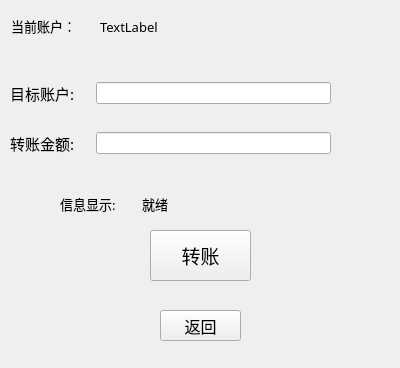
<?xml version="1.0" encoding="UTF-8"?>
<ui version="4.0">
 <class>Transfer</class>
 <widget class="QWidget" name="Transfer">
  <property name="geometry">
   <rect>
    <x>0</x>
    <y>0</y>
    <width>400</width>
    <height>368</height>
   </rect>
  </property>
  <property name="windowTitle">
   <string>Form</string>
  </property>
  <widget class="QLabel" name="label">
   <property name="geometry">
    <rect>
     <x>11</x>
     <y>10</y>
     <width>85</width>
     <height>31</height>
    </rect>
   </property>
   <property name="font">
    <font>
     <family>微软雅黑</family>
     <pointsize>10</pointsize>
    </font>
   </property>
   <property name="text">
    <string>当前账户：</string>
   </property>
  </widget>
  <widget class="QLabel" name="label_2">
   <property name="geometry">
    <rect>
     <x>100</x>
     <y>11</y>
     <width>291</width>
     <height>31</height>
    </rect>
   </property>
   <property name="font">
    <font>
     <family>微软雅黑</family>
     <pointsize>10</pointsize>
    </font>
   </property>
   <property name="text">
    <string>TextLabel</string>
   </property>
  </widget>
  <widget class="QPushButton" name="pushButton">
   <property name="geometry">
    <rect>
     <x>150</x>
     <y>230</y>
     <width>101</width>
     <height>51</height>
    </rect>
   </property>
   <property name="font">
    <font>
     <family>微软雅黑</family>
     <pointsize>14</pointsize>
    </font>
   </property>
   <property name="text">
    <string>转账</string>
   </property>
  </widget>
  <widget class="QPushButton" name="pushButton_2">
   <property name="geometry">
    <rect>
     <x>160</x>
     <y>310</y>
     <width>81</width>
     <height>31</height>
    </rect>
   </property>
   <property name="font">
    <font>
     <family>微软雅黑</family>
     <pointsize>12</pointsize>
    </font>
   </property>
   <property name="text">
    <string>返回</string>
   </property>
  </widget>
  <widget class="QWidget" name="">
   <property name="geometry">
    <rect>
     <x>10</x>
     <y>80</y>
     <width>321</width>
     <height>26</height>
    </rect>
   </property>
   <layout class="QHBoxLayout" name="horizontalLayout">
    <item>
     <widget class="QLabel" name="label_3">
      <property name="font">
       <font>
        <family>微软雅黑</family>
        <pointsize>11</pointsize>
       </font>
      </property>
      <property name="text">
       <string>目标账户:</string>
      </property>
     </widget>
    </item>
    <item>
     <spacer name="horizontalSpacer">
      <property name="orientation">
       <enum>Qt::Horizontal</enum>
      </property>
      <property name="sizeType">
       <enum>QSizePolicy::Fixed</enum>
      </property>
      <property name="sizeHint" stdset="0">
       <size>
        <width>15</width>
        <height>20</height>
       </size>
      </property>
     </spacer>
    </item>
    <item>
     <widget class="QLineEdit" name="lineEdit"/>
    </item>
   </layout>
  </widget>
  <widget class="QWidget" name="">
   <property name="geometry">
    <rect>
     <x>10</x>
     <y>130</y>
     <width>321</width>
     <height>26</height>
    </rect>
   </property>
   <layout class="QHBoxLayout" name="horizontalLayout_2">
    <item>
     <widget class="QLabel" name="label_4">
      <property name="font">
       <font>
        <family>微软雅黑</family>
        <pointsize>11</pointsize>
       </font>
      </property>
      <property name="text">
       <string>转账金额:</string>
      </property>
     </widget>
    </item>
    <item>
     <spacer name="horizontalSpacer_2">
      <property name="orientation">
       <enum>Qt::Horizontal</enum>
      </property>
      <property name="sizeType">
       <enum>QSizePolicy::Fixed</enum>
      </property>
      <property name="sizeHint" stdset="0">
       <size>
        <width>15</width>
        <height>21</height>
       </size>
      </property>
     </spacer>
    </item>
    <item>
     <widget class="QLineEdit" name="lineEdit_2"/>
    </item>
   </layout>
  </widget>
  <widget class="QWidget" name="">
   <property name="geometry">
    <rect>
     <x>60</x>
     <y>191</y>
     <width>321</width>
     <height>25</height>
    </rect>
   </property>
   <layout class="QHBoxLayout" name="horizontalLayout_3">
    <item>
     <widget class="QLabel" name="label_5">
      <property name="sizePolicy">
       <sizepolicy hsizetype="Fixed" vsizetype="Preferred">
        <horstretch>0</horstretch>
        <verstretch>0</verstretch>
       </sizepolicy>
      </property>
      <property name="font">
       <font>
        <family>微软雅黑</family>
        <pointsize>10</pointsize>
       </font>
      </property>
      <property name="text">
       <string>信息显示:</string>
      </property>
     </widget>
    </item>
    <item>
     <spacer name="horizontalSpacer_3">
      <property name="orientation">
       <enum>Qt::Horizontal</enum>
      </property>
      <property name="sizeType">
       <enum>QSizePolicy::Fixed</enum>
      </property>
      <property name="sizeHint" stdset="0">
       <size>
        <width>20</width>
        <height>20</height>
       </size>
      </property>
     </spacer>
    </item>
    <item>
     <widget class="QLabel" name="label_6">
      <property name="font">
       <font>
        <family>微软雅黑</family>
        <pointsize>10</pointsize>
       </font>
      </property>
      <property name="text">
       <string>就绪</string>
      </property>
     </widget>
    </item>
   </layout>
  </widget>
 </widget>
 <resources/>
 <connections/>
</ui>
